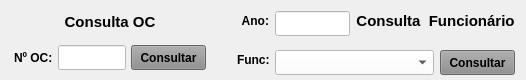
           <widget class="QWidget" name="widget_5" native="true">
            <property name="minimumSize">
             <size>
              <width>0</width>
              <height>80</height>
             </size>
            </property>
            <property name="maximumSize">
             <size>
              <width>16777215</width>
              <height>80</height>
             </size>
            </property>
            <layout class="QHBoxLayout" name="horizontalLayout_12">
             <property name="leftMargin">
              <number>0</number>
             </property>
             <property name="topMargin">
              <number>0</number>
             </property>
             <property name="rightMargin">
              <number>0</number>
             </property>
             <property name="bottomMargin">
              <number>0</number>
             </property>
             <item>
              <widget class="QWidget" name="widget_Cor1" native="true">
               <property name="sizePolicy">
                <sizepolicy hsizetype="Preferred" vsizetype="Fixed">
                 <horstretch>0</horstretch>
                 <verstretch>0</verstretch>
                </sizepolicy>
               </property>
               <property name="minimumSize">
                <size>
                 <width>220</width>
                 <height>0</height>
                </size>
               </property>
               <property name="maximumSize">
                <size>
                 <width>220</width>
                 <height>16777215</height>
                </size>
               </property>
               <property name="styleSheet">
                <string notr="true"/>
               </property>
               <layout class="QVBoxLayout" name="verticalLayout_2">
                <item>
                 <widget class="QWidget" name="widget_26" native="true">
                  <property name="minimumSize">
                   <size>
                    <width>0</width>
                    <height>25</height>
                   </size>
                  </property>
                  <property name="maximumSize">
                   <size>
                    <width>16777215</width>
                    <height>25</height>
                   </size>
                  </property>
                  <property name="styleSheet">
                   <string notr="true"/>
                  </property>
                  <layout class="QHBoxLayout" name="horizontalLayout_7">
                   <property name="spacing">
                    <number>3</number>
                   </property>
                   <property name="leftMargin">
                    <number>3</number>
                   </property>
                   <property name="topMargin">
                    <number>3</number>
                   </property>
                   <property name="rightMargin">
                    <number>3</number>
                   </property>
                   <property name="bottomMargin">
                    <number>3</number>
                   </property>
                   <item>
                    <widget class="QLabel" name="label_36">
                     <property name="font">
                      <font>
                       <pointsize>11</pointsize>
                       <weight>75</weight>
                       <bold>true</bold>
                      </font>
                     </property>
                     <property name="text">
                      <string>Consulta OC</string>
                     </property>
                     <property name="alignment">
                      <set>Qt::AlignCenter</set>
                     </property>
                    </widget>
                   </item>
                  </layout>
                 </widget>
                </item>
                <item>
                 <widget class="QWidget" name="widget_27" native="true">
                  <property name="minimumSize">
                   <size>
                    <width>0</width>
                    <height>35</height>
                   </size>
                  </property>
                  <property name="maximumSize">
                   <size>
                    <width>16777215</width>
                    <height>35</height>
                   </size>
                  </property>
                  <property name="styleSheet">
                   <string notr="true"/>
                  </property>
                  <layout class="QHBoxLayout" name="horizontalLayout_4">
                   <property name="spacing">
                    <number>5</number>
                   </property>
                   <property name="leftMargin">
                    <number>5</number>
                   </property>
                   <property name="topMargin">
                    <number>5</number>
                   </property>
                   <property name="rightMargin">
                    <number>5</number>
                   </property>
                   <property name="bottomMargin">
                    <number>5</number>
                   </property>
                   <item>
                    <widget class="QLabel" name="label_30">
                     <property name="minimumSize">
                      <size>
                       <width>0</width>
                       <height>25</height>
                      </size>
                     </property>
                     <property name="maximumSize">
                      <size>
                       <width>75</width>
                       <height>25</height>
                      </size>
                     </property>
                     <property name="font">
                      <font>
                       <pointsize>9</pointsize>
                       <weight>75</weight>
                       <bold>true</bold>
                      </font>
                     </property>
                     <property name="text">
                      <string>Nº OC:</string>
                     </property>
                     <property name="alignment">
                      <set>Qt::AlignLeading|Qt::AlignLeft|Qt::AlignVCenter</set>
                     </property>
                    </widget>
                   </item>
                   <item>
                    <widget class="QLineEdit" name="line_Num_OC">
                     <property name="sizePolicy">
                      <sizepolicy hsizetype="Preferred" vsizetype="Preferred">
                       <horstretch>0</horstretch>
                       <verstretch>0</verstretch>
                      </sizepolicy>
                     </property>
                     <property name="minimumSize">
                      <size>
                       <width>0</width>
                       <height>25</height>
                      </size>
                     </property>
                     <property name="maximumSize">
                      <size>
                       <width>16777215</width>
                       <height>25</height>
                      </size>
                     </property>
                     <property name="font">
                      <font>
                       <pointsize>9</pointsize>
                      </font>
                     </property>
                     <property name="styleSheet">
                      <string notr="true">background-color: rgb(255, 255, 255);</string>
                     </property>
                     <property name="alignment">
                      <set>Qt::AlignCenter</set>
                     </property>
                    </widget>
                   </item>
                   <item>
                    <widget class="QPushButton" name="btn_Consulta_OC">
                     <property name="sizePolicy">
                      <sizepolicy hsizetype="Fixed" vsizetype="Preferred">
                       <horstretch>0</horstretch>
                       <verstretch>0</verstretch>
                      </sizepolicy>
                     </property>
                     <property name="minimumSize">
                      <size>
                       <width>75</width>
                       <height>25</height>
                      </size>
                     </property>
                     <property name="maximumSize">
                      <size>
                       <width>75</width>
                       <height>25</height>
                      </size>
                     </property>
                     <property name="font">
                      <font>
                       <pointsize>9</pointsize>
                       <weight>75</weight>
                       <bold>true</bold>
                      </font>
                     </property>
                     <property name="cursor">
                      <cursorShape>PointingHandCursor</cursorShape>
                     </property>
                     <property name="layoutDirection">
                      <enum>Qt::LeftToRight</enum>
                     </property>
                     <property name="autoFillBackground">
                      <bool>false</bool>
                     </property>
                     <property name="styleSheet">
                      <string notr="true">background-color: rgb(141, 141, 141);</string>
                     </property>
                     <property name="text">
                      <string>Consultar</string>
                     </property>
                     <property name="checkable">
                      <bool>false</bool>
                     </property>
                     <property name="autoDefault">
                      <bool>false</bool>
                     </property>
                     <property name="default">
                      <bool>false</bool>
                     </property>
                     <property name="flat">
                      <bool>false</bool>
                     </property>
                    </widget>
                   </item>
                  </layout>
                 </widget>
                </item>
               </layout>
              </widget>
             </item>
             <item>
              <widget class="QWidget" name="widget_Cor2" native="true">
               <property name="styleSheet">
                <string notr="true"/>
               </property>
               <layout class="QVBoxLayout" name="verticalLayout_3">
                <property name="spacing">
                 <number>2</number>
                </property>
                <property name="leftMargin">
                 <number>2</number>
                </property>
                <property name="topMargin">
                 <number>2</number>
                </property>
                <property name="rightMargin">
                 <number>2</number>
                </property>
                <property name="bottomMargin">
                 <number>2</number>
                </property>
                <item>
                 <widget class="QWidget" name="widget_7" native="true">
                  <layout class="QHBoxLayout" name="horizontalLayout_5">
                   <item>
                    <widget class="QLabel" name="label_32">
                     <property name="minimumSize">
                      <size>
                       <width>32</width>
                       <height>0</height>
                      </size>
                     </property>
                     <property name="maximumSize">
                      <size>
                       <width>32</width>
                       <height>16777215</height>
                      </size>
                     </property>
                     <property name="font">
                      <font>
                       <pointsize>9</pointsize>
                       <weight>75</weight>
                       <bold>true</bold>
                      </font>
                     </property>
                     <property name="text">
                      <string>Ano:</string>
                     </property>
                     <property name="alignment">
                      <set>Qt::AlignRight|Qt::AlignTrailing|Qt::AlignVCenter</set>
                     </property>
                    </widget>
                   </item>
                   <item>
                    <widget class="QLineEdit" name="line_Ano">
                     <property name="sizePolicy">
                      <sizepolicy hsizetype="Preferred" vsizetype="Preferred">
                       <horstretch>0</horstretch>
                       <verstretch>0</verstretch>
                      </sizepolicy>
                     </property>
                     <property name="minimumSize">
                      <size>
                       <width>75</width>
                       <height>25</height>
                      </size>
                     </property>
                     <property name="maximumSize">
                      <size>
                       <width>75</width>
                       <height>25</height>
                      </size>
                     </property>
                     <property name="font">
                      <font>
                       <pointsize>9</pointsize>
                      </font>
                     </property>
                     <property name="styleSheet">
                      <string notr="true">background-color: rgb(255, 255, 255);</string>
                     </property>
                     <property name="alignment">
                      <set>Qt::AlignCenter</set>
                     </property>
                    </widget>
                   </item>
                   <item>
                    <widget class="QLabel" name="label_37">
                     <property name="font">
                      <font>
                       <pointsize>11</pointsize>
                       <weight>75</weight>
                       <bold>true</bold>
                      </font>
                     </property>
                     <property name="text">
                      <string>Consulta  Funcionário</string>
                     </property>
                     <property name="alignment">
                      <set>Qt::AlignCenter</set>
                     </property>
                    </widget>
                   </item>
                  </layout>
                 </widget>
                </item>
                <item>
                 <widget class="QWidget" name="widget_8" native="true">
                  <layout class="QHBoxLayout" name="horizontalLayout_6">
                   <item>
                    <widget class="QLabel" name="label_34">
                     <property name="minimumSize">
                      <size>
                       <width>32</width>
                       <height>0</height>
                      </size>
                     </property>
                     <property name="maximumSize">
                      <size>
                       <width>32</width>
                       <height>16777215</height>
                      </size>
                     </property>
                     <property name="font">
                      <font>
                       <pointsize>9</pointsize>
                       <weight>75</weight>
                       <bold>true</bold>
                      </font>
                     </property>
                     <property name="text">
                      <string>Func:</string>
                     </property>
                     <property name="alignment">
                      <set>Qt::AlignLeading|Qt::AlignLeft|Qt::AlignVCenter</set>
                     </property>
                    </widget>
                   </item>
                   <item>
                    <widget class="QComboBox" name="combo_Func_Consulta">
                     <property name="sizePolicy">
                      <sizepolicy hsizetype="Preferred" vsizetype="Preferred">
                       <horstretch>0</horstretch>
                       <verstretch>0</verstretch>
                      </sizepolicy>
                     </property>
                     <property name="minimumSize">
                      <size>
                       <width>0</width>
                       <height>25</height>
                      </size>
                     </property>
                     <property name="maximumSize">
                      <size>
                       <width>16777215</width>
                       <height>25</height>
                      </size>
                     </property>
                     <property name="font">
                      <font>
                       <pointsize>9</pointsize>
                      </font>
                     </property>
                     <property name="styleSheet">
                      <string notr="true">background-color: rgb(255, 255, 255);</string>
                     </property>
                     <item>
                      <property name="text">
                       <string/>
                      </property>
                     </item>
                    </widget>
                   </item>
                   <item>
                    <widget class="QPushButton" name="btn_Consulta_Func">
                     <property name="sizePolicy">
                      <sizepolicy hsizetype="Fixed" vsizetype="Preferred">
                       <horstretch>0</horstretch>
                       <verstretch>0</verstretch>
                      </sizepolicy>
                     </property>
                     <property name="minimumSize">
                      <size>
                       <width>75</width>
                       <height>25</height>
                      </size>
                     </property>
                     <property name="maximumSize">
                      <size>
                       <width>75</width>
                       <height>25</height>
                      </size>
                     </property>
                     <property name="font">
                      <font>
                       <pointsize>9</pointsize>
                       <weight>75</weight>
                       <bold>true</bold>
                      </font>
                     </property>
                     <property name="cursor">
                      <cursorShape>PointingHandCursor</cursorShape>
                     </property>
                     <property name="layoutDirection">
                      <enum>Qt::LeftToRight</enum>
                     </property>
                     <property name="autoFillBackground">
                      <bool>false</bool>
                     </property>
                     <property name="styleSheet">
                      <string notr="true">background-color: rgb(141, 141, 141);</string>
                     </property>
                     <property name="text">
                      <string>Consultar</string>
                     </property>
                     <property name="checkable">
                      <bool>false</bool>
                     </property>
                     <property name="autoDefault">
                      <bool>false</bool>
                     </property>
                     <property name="default">
                      <bool>false</bool>
                     </property>
                     <property name="flat">
                      <bool>false</bool>
                     </property>
                    </widget>
                   </item>
                  </layout>
                 </widget>
                </item>
               </layout>
              </widget>
             </item>
            </layout>
           </widget>
